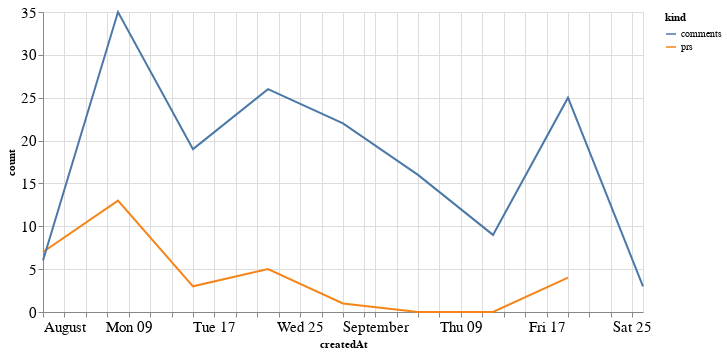

Source (notebook cell):
### Code cell
alt.Chart(total_time, width=600).mark_line().encode(
    x='createdAt',
    y='count',
    color='kind'
)

### Figure 1 — Vega-Lite specification as saved in the notebook (floating-point values rounded to 4 significant figures)
{"config": {"axisLeft": {"labelFontSize": 15}, "axisBottom": {"labelFontSize": 15}}, "data": {"name": "data-9a50811776e42ed778f03ce6a758de74"}, "mark": "line", "encoding": {"color": {"type": "nominal", "field": "kind"}, "x": {"type": "temporal", "field": "createdAt"}, "y": {"type": "quantitative", "field": "count"}}, "width": 600, "$schema": "https://vega.github.io/schema/vega-lite/v4.8.1.json", "datasets": {"data-9a50811776e42ed778f03ce6a758de74": [{"createdAt": "2021-08-01T00:00:00", "kind": "prs", "count": 7.0}, {"createdAt": "2021-08-08T00:00:00", "kind": "prs", "count": 13.0}, {"createdAt": "2021-08-15T00:00:00", "kind": "prs", "count": 3.0}, {"createdAt": "2021-08-22T00:00:00", "kind": "prs", "count": 5.0}, {"createdAt": "2021-08-29T00:00:00", "kind": "prs", "count": 1.0}, {"createdAt": "2021-09-05T00:00:00", "kind": "prs", "count": 0.0}, {"createdAt": "2021-09-12T00:00:00", "kind": "prs", "count": 0.0}, {"createdAt": "2021-09-19T00:00:00", "kind": "prs", "count": 4.0}, {"createdAt": "2021-09-26T00:00:00", "kind": "prs", "count": null}, {"createdAt": "2021-08-01T00:00:00", "kind": "comments", "count": 6.0}, {"createdAt": "2021-08-08T00:00:00", "kind": "comments", "count": 35.0}, {"createdAt": "2021-08-15T00:00:00", "kind": "comments", "count": 19.0}, {"createdAt": "2021-08-22T00:00:00", "kind": "comments", "count": 26.0}, {"createdAt": "2021-08-29T00:00:00", "kind": "comments", "count": 22.0}, {"createdAt": "2021-09-05T00:00:00", "kind": "comments", "count": 16.0}, {"createdAt": "2021-09-12T00:00:00", "kind": "comments", "count": 9.0}, {"createdAt": "2021-09-19T00:00:00", "kind": "comments", "count": 25.0}, {"createdAt": "2021-09-26T00:00:00", "kind": "comments", "count": 3.0}]}}
